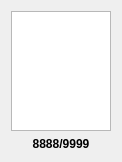
<?xml version="1.0" encoding="UTF-8"?>
<ui version="4.0">
 <class>UnitWidget</class>
 <widget class="QWidget" name="UnitWidget">
  <property name="geometry">
   <rect>
    <x>0</x>
    <y>0</y>
    <width>112</width>
    <height>156</height>
   </rect>
  </property>
  <property name="sizePolicy">
   <sizepolicy hsizetype="Minimum" vsizetype="Minimum">
    <horstretch>0</horstretch>
    <verstretch>0</verstretch>
   </sizepolicy>
  </property>
  <property name="windowTitle">
   <string>Form</string>
  </property>
  <layout class="QVBoxLayout" name="verticalLayout">
   <item>
    <widget class="UnitIconWidget" name="gfxUnit">
     <property name="sizePolicy">
      <sizepolicy hsizetype="Fixed" vsizetype="Fixed">
       <horstretch>0</horstretch>
       <verstretch>0</verstretch>
      </sizepolicy>
     </property>
     <property name="minimumSize">
      <size>
       <width>100</width>
       <height>120</height>
      </size>
     </property>
     <property name="maximumSize">
      <size>
       <width>100</width>
       <height>120</height>
      </size>
     </property>
    </widget>
   </item>
   <item>
    <layout class="QHBoxLayout" name="horizontalLayout">
     <item>
      <widget class="QLabel" name="lblHealth">
       <property name="autoFillBackground">
        <bool>false</bool>
       </property>
       <property name="text">
        <string>&lt;b&gt;8888/9999&lt;/b&gt;</string>
       </property>
       <property name="alignment">
        <set>Qt::AlignCenter</set>
       </property>
      </widget>
     </item>
    </layout>
   </item>
  </layout>
 </widget>
 <customwidgets>
  <customwidget>
   <class>UnitIconWidget</class>
   <extends>QGraphicsView</extends>
   <header>src/client/ui/unit_widget.h</header>
  </customwidget>
 </customwidgets>
 <resources/>
 <connections/>
</ui>
